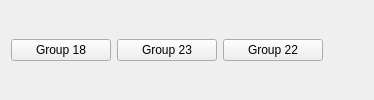
              <widget class="QFrame" name="frame_2">
               <property name="minimumSize">
                <size>
                 <width>0</width>
                 <height>40</height>
                </size>
               </property>
               <property name="frameShape">
                <enum>QFrame::NoFrame</enum>
               </property>
               <property name="frameShadow">
                <enum>QFrame::Raised</enum>
               </property>
               <layout class="QGridLayout" name="gridLayout_3">
                <item row="0" column="1">
                 <widget class="PyDMRelatedDisplayButton" name="PyDMRelatedDisplayButton_4">
                  <property name="minimumSize">
                   <size>
                    <width>100</width>
                    <height>20</height>
                   </size>
                  </property>
                  <property name="toolTip">
                   <string/>
                  </property>
                  <property name="text">
                   <string>Group 23</string>
                  </property>
                  <property name="filenames" stdset="0">
                   <stringlist>
                    <string>$PHYSICS_TOP/mps_configuration/current/display/groups/LinkNodeGroup23.ui</string>
                   </stringlist>
                  </property>
                  <property name="showIcon" stdset="0">
                   <bool>false</bool>
                  </property>
                  <property name="openInNewWindow" stdset="0">
                   <bool>true</bool>
                  </property>
                 </widget>
                </item>
                <item row="0" column="0">
                 <widget class="PyDMRelatedDisplayButton" name="PyDMRelatedDisplayButton_3">
                  <property name="minimumSize">
                   <size>
                    <width>100</width>
                    <height>20</height>
                   </size>
                  </property>
                  <property name="toolTip">
                   <string/>
                  </property>
                  <property name="text">
                   <string>Group 18</string>
                  </property>
                  <property name="filenames" stdset="0">
                   <stringlist>
                    <string>$PHYSICS_TOP/mps_configuration/current/display/groups/LinkNodeGroup18.ui</string>
                   </stringlist>
                  </property>
                  <property name="showIcon" stdset="0">
                   <bool>false</bool>
                  </property>
                  <property name="openInNewWindow" stdset="0">
                   <bool>true</bool>
                  </property>
                 </widget>
                </item>
                <item row="0" column="2">
                 <widget class="PyDMRelatedDisplayButton" name="PyDMRelatedDisplayButton_5">
                  <property name="minimumSize">
                   <size>
                    <width>100</width>
                    <height>20</height>
                   </size>
                  </property>
                  <property name="toolTip">
                   <string/>
                  </property>
                  <property name="text">
                   <string>Group 22</string>
                  </property>
                  <property name="filenames" stdset="0">
                   <stringlist>
                    <string>$PHYSICS_TOP/mps_configuration/current/display/groups/LinkNodeGroup22.ui</string>
                   </stringlist>
                  </property>
                  <property name="showIcon" stdset="0">
                   <bool>false</bool>
                  </property>
                  <property name="openInNewWindow" stdset="0">
                   <bool>true</bool>
                  </property>
                 </widget>
                </item>
                <item row="0" column="3">
                 <spacer name="horizontalSpacer_2">
                  <property name="orientation">
                   <enum>Qt::Horizontal</enum>
                  </property>
                  <property name="sizeHint" stdset="0">
                   <size>
                    <width>40</width>
                    <height>20</height>
                   </size>
                  </property>
                 </spacer>
                </item>
               </layout>
              </widget>
